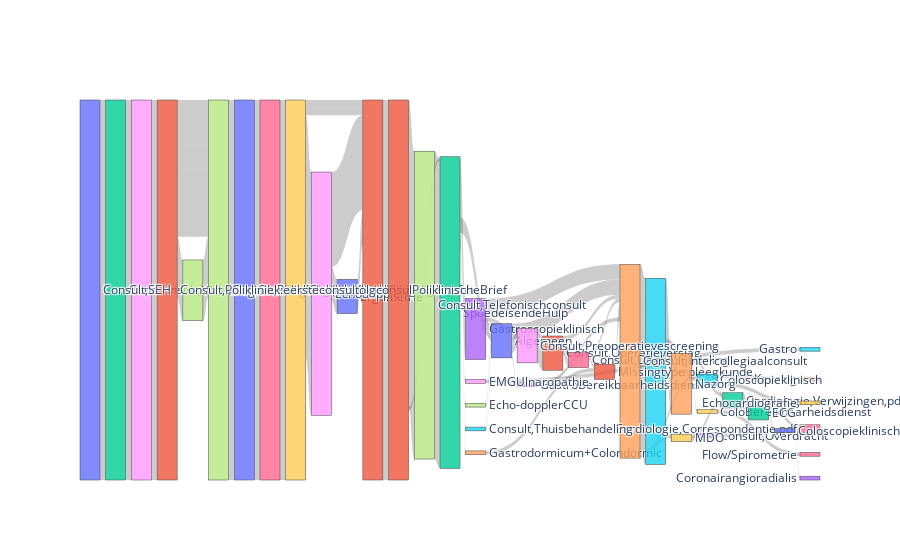

Notebook code for this chart:
### Code cell
import plotly.graph_objects as go
from collections import Counter

# Step 1: Extract Sequences from event columns
event_columns = [col for col in feature_df.columns if 'concept:name' in col]  # Filter for event-related columns
sequences = []

# For each row in feature_df, extract the sequence of events
for _, row in feature_df.iterrows():
    events = [col.split('concept:name_')[1] for col in event_columns if row[col] == 1.0]  # Get events with 1.0 value
    sequences.append('->'.join(events))  # Join events into a sequence

# Step 2: Add sequences to the dataframe (this will be useful for visualization)
feature_df['Sequence'] = sequences

# Step 3: Get the most common sequence per cluster 
cluster_sequences = feature_df.groupby("Cluster")["Sequence"].agg(lambda x: x.mode()[0])

# Step 4: Count the occurrences of each sequence (for Sankey diagram links)
cluster_counts = Counter(cluster_sequences)

# Step 5: Prepare data for Sankey diagram (convert sequences into sources and targets)
sources, targets = [], []

for trace in cluster_sequences.values:
    steps = trace.split("->")  # Split sequence into individual steps
    for i in range(len(steps) - 1):
        sources.append(steps[i])
        targets.append(steps[i + 1])

# Convert sources and targets to indices (for Sankey diagram nodes)
all_nodes = list(set(sources + targets))  # All unique nodes (steps)
source_indices = [all_nodes.index(s) for s in sources]
target_indices = [all_nodes.index(t) for t in targets]

# Step 6: Count the frequency of each link (source -> target pair)
link_counts = Counter(zip(sources, targets))
values = [link_counts[(source, target)] for source, target in zip(sources, targets)]

# Step 7: Create the Sankey diagram
fig = go.Figure(go.Sankey(
    node=dict(label=all_nodes),
    link=dict(source=source_indices, target=target_indices, value=values)
))

fig.show()

### Figure 1 — Plotly figure (JSON) as saved in the notebook; plotly's stock layout.template omitted (floating-point values rounded to 4 significant figures; data arrays with more than 128 entries replaced by an {"elided": "..."} marker saying what was removed)
{"data": [{"link": {"source": {"elided": "188 int values"}, "target": {"elided": "188 int values"}, "value": {"elided": "188 int values"}}, "node": {"label": ["Ergometrie", "KlinischeBrief", "SpoedeisendeHulp", "Gastroscopieklinisch", "Gastrodormicum+Colondormic", "Verpleegkunde", "Consult,Kliniek:eersteconsult", "Echo-dopplerCCU", "Consult,Multidisciplinairoverleg", "ColoBereikbaarheidsdienst", "Consult,Overigeaantekeningen", "Consult,Operatieverslag", "Consult", "GastroBereikbaarheidsdienst", "Keuring", "Gastro", "Consult,Dagbehandeling", "Pathologieverslag", "Echodoppler", "Consult,Kliniek:vervolgconsult", "Algemeen", "Missingtype", "ECG", "Consult,Overdracht", "Consult,Intercollegiaalconsult", "Coloscopieklinisch", "Cardiologie,Correspondentie,pdf", "Consult,Polikliniek:vervolgconsult", "EMGUlnaropathie", "MDO", "Coloscopieklinischevoorberei", "Consult,Polikliniek:eersteconsult", "Cardiologie,Verwijzingen,pdf", "Coronairangioradialis", "Nazorg", "Consult,Thuisbehandeling", "Flow/Spirometrie", "Consult,Telefonischconsult", "Consult,Preoperatievescreening", "Echocardiografie", "Consult,SEH", "PoliklinischeBrief"]}, "type": "sankey"}], "layout": {}}
